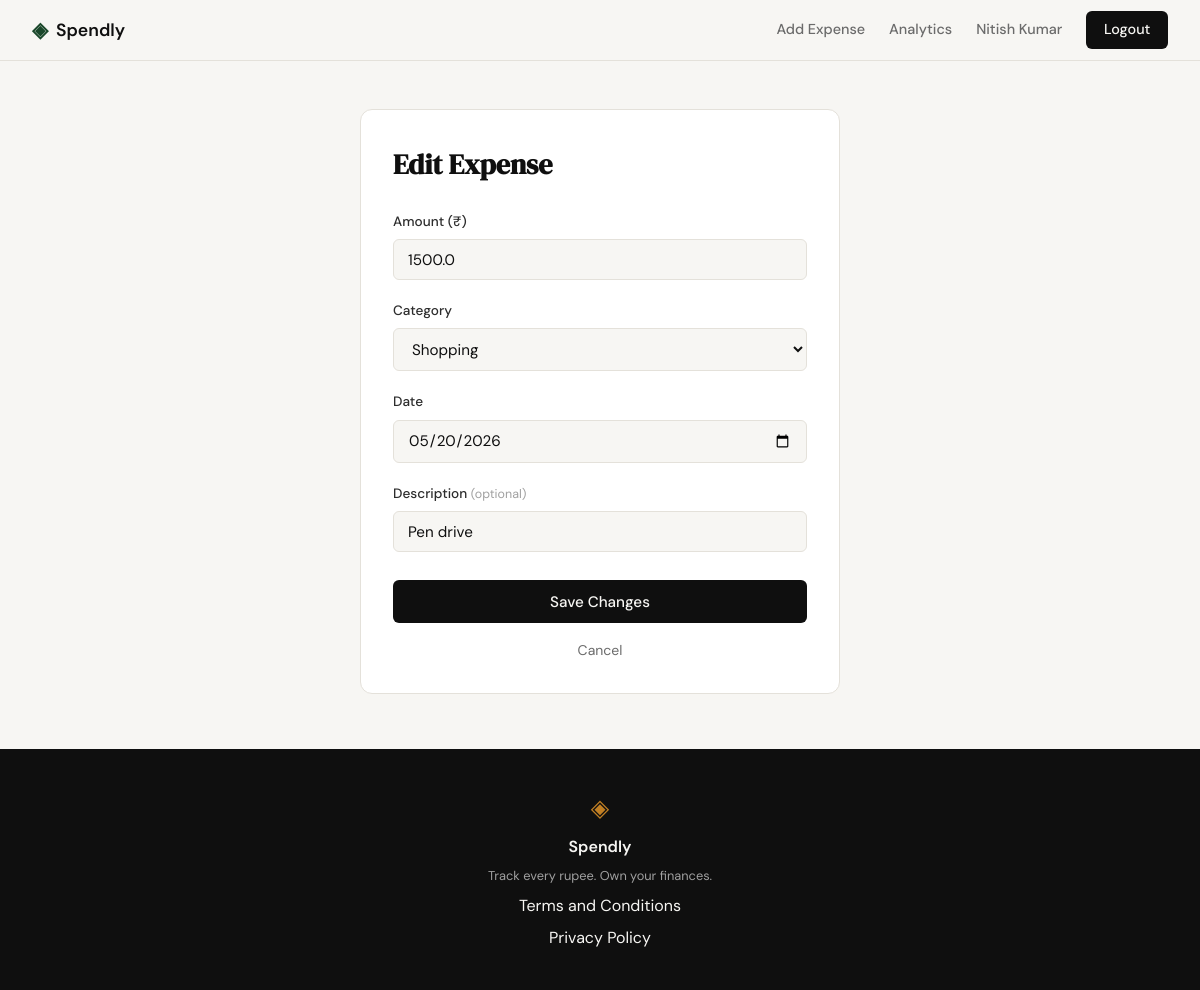
The page /expenses/21/edit (signed in) on the database its author committed.
### tables this page shows
CREATE TABLE expenses (
            id          INTEGER PRIMARY KEY AUTOINCREMENT,
            user_id     INTEGER NOT NULL REFERENCES users(id),
            amount      REAL    NOT NULL,
            category    TEXT    NOT NULL,
            date        TEXT    NOT NULL,
            description TEXT,
            created_at  TEXT    DEFAULT (datetime('now'))
        );

### app.py (the view, shortened to what this page needs)
@app.route("/expenses/<int:id>/edit", methods=["GET", "POST"])
def edit_expense(id):
    if not session.get("user_id"):
        return redirect(url_for("login"))
    expense = get_expense_by_id(id, session["user_id"])
    if expense is None:
        abort(404)
    if request.method == "GET":
        return render_template(
            "edit_expense.html",
            expense=expense,
            categories=VALID_CATEGORIES,
        )

### database/db.py (called while the page is built)
def get_db():
    conn = sqlite3.connect(DB_PATH)
    conn.row_factory = sqlite3.Row
    conn.execute("PRAGMA foreign_keys = ON")
    return conn

### database/queries.py (called while the page is built)
def get_expense_by_id(expense_id, user_id):
    conn = get_db()
    row = conn.execute(
        "SELECT id, amount, category, date, description "
        "FROM expenses WHERE id = ? AND user_id = ?",
        (expense_id, user_id),
    ).fetchone()
    conn.close()
    if row is None:
        return None
    return {
        "id": row["id"],
        "amount": row["amount"],
        "category": row["category"],
        "date": row["date"],
        "description": row["description"] or "",
    }

### templates/edit_expense.html (shortened to what this page needs)
{% extends "base.html" %}
{% block head %}
<link rel="stylesheet" href="{{ url_for('static', filename='css/add_expense.css') }}">
{% endblock %}
{% block content %}
<div class="add-expense-page">
    <h1>Edit Expense</h1>
    <form method="POST" action="{{ url_for('edit_expense', id=expense.id) }}">
        <div class="form-group">
            <label for="amount">Amount (₹)</label>
            <input type="number" id="amount" name="amount"
                   class="form-input"
                   step="0.01" min="0.01"
                   value="{{ form.amount if form else expense.amount }}"
                   placeholder="0.00" required>
        </div>
        <div class="form-group">
            <label for="category">Category</label>
            <select id="category" name="category" class="form-input" required>
                {% for c in categories %}
                <option value="{{ c }}"
                    {% if form %}
                        {% if form.category == c %}selected{% endif %}
                    {% else %}
                        {% if expense.category == c %}selected{% endif %}
                    {% endif %}>
                    {{ c }}
                </option>
                {% endfor %}
            </select>
        </div>
        <div class="form-group">
            <label for="date">Date</label>
            <input type="date" id="date" name="date"
                   class="form-input"
                   value="{{ form.date if form else expense.date }}"
                   required>
        </div>
        <div class="form-group">
            <label for="description">Description <span class="optional-label">(optional)</span></label>
            <input type="text" id="description" name="description"
                   class="form-input"
                   maxlength="200"
                   value="{{ form.description if form else expense.description }}"
                   placeholder="e.g. Lunch at cafe">
        </div>
        <button type="submit" class="btn-submit">Save Changes</button>
    </form>
    <a href="{{ url_for('profile') }}" class="cancel-link">Cancel</a>
</div>
{% endblock %}

### static/css/style.css (style rules this page uses)
:root { --ink: #0f0f0f; --ink-soft: #2d2d2d; --ink-muted: #6b6b6b; --ink-faint: #a0a0a0; --paper: #f7f6f3; --paper-warm: #f0ede6; --paper-card: #ffffff; --accent: #1a472a; --accent-light: #e8f0eb; --accent-2: #c17f24; --accent-2-light: #fdf3e3; --danger: #c0392b; --danger-light: #fdecea; --border: #e4e1da; --border-soft: #eeebe4; --font-display: 'DM Serif Display', Georgia, serif; --font-body: 'DM Sans', system-ui, sans-serif; --max-width: 1200px; --auth-width: 440px; --radius-sm: 6px; --radius-md: 12px; --radius-lg: 20px; }
*, *::before, *::after { box-sizing: border-box; margin: 0; padding: 0; }
html { font-size: 16px; scroll-behavior: smooth; }
body { background: var(--paper); color: var(--ink); font-family: var(--font-body); font-size: 1rem; line-height: 1.6; -webkit-font-smoothing: antialiased; }
a { color: inherit; text-decoration: none; }
.form-group { margin-bottom: 1.25rem; }
.form-group label { display: block; font-size: 0.85rem; font-weight: 500; color: var(--ink-soft); margin-bottom: 0.4rem; }
.form-input { width: 100%; padding: 0.6rem 0.875rem; border: 1px solid var(--border); border-radius: var(--radius-sm); font-family: var(--font-body); font-size: 0.95rem; color: var(--ink); background: var(--paper); outline: none; transition: border-color 0.2s; }
.form-input::placeholder { color: var(--ink-faint); }
.btn-submit { width: 100%; padding: 0.7rem; background: var(--ink); color: var(--paper); border: none; border-radius: var(--radius-sm); font-family: var(--font-body); font-size: 0.95rem; font-weight: 500; cursor: pointer; transition: background 0.2s; margin-top: 0.5rem; }

### static/css/add_expense.css (style rules this page uses)
.add-expense-page { max-width: 480px; margin: 3rem auto; padding: 2rem; background: var(--paper-card); border: 1px solid var(--border); border-radius: var(--radius-md); }
.add-expense-page h1 { font-family: var(--font-display); font-size: 1.75rem; color: var(--ink); margin-bottom: 1.5rem; }
.optional-label { font-size: 0.78rem; color: var(--ink-faint); font-weight: 400; }
.cancel-link { display: block; text-align: center; margin-top: 1rem; font-size: 0.875rem; color: var(--ink-muted); text-decoration: none; }

### rows shown on the page
expenses: amount "1500.0", category "Shopping", date "05/20/2026", description "Pen drive"

### other values the page prints
{{ session["user_name"] }} "Nitish Kumar"
